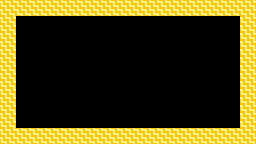

A level layout from a 2D game, rendered from its tile map. Below: a short description, then the map file with its tile-grid data intact:
An orthogonal 16x9 tile map with 16x16 px tiles, 1 tile layer (Tiles).

<map version="1.5" tiledversion="1.7.2" orientation="orthogonal" renderorder="right-down" width="16" height="9" tilewidth="16" tileheight="16" infinite="0" nextlayerid="2" nextobjectid="1">
 <properties>
  <property name="collidable" type="bool" value="true" />
 </properties>
 <tileset firstgid="1" name="tiles" tilewidth="16" tileheight="16" tilecount="1200" columns="30">
  <image source="tiles.png" width="480" height="640" />
 </tileset>
 <layer id="1" name="Tiles" width="16" height="9">
  <data encoding="csv">
61,61,61,61,61,61,61,61,61,61,61,61,61,61,61,61,
61,0,0,0,0,0,0,0,0,0,0,0,0,0,0,61,
61,0,0,0,0,0,0,0,0,0,0,0,0,0,0,61,
61,0,0,0,0,0,0,0,0,0,0,0,0,0,0,61,
61,0,0,0,0,0,0,0,0,0,0,0,0,0,0,61,
61,0,0,0,0,0,0,0,0,0,0,0,0,0,0,61,
61,0,0,0,0,0,0,0,0,0,0,0,0,0,0,61,
61,0,0,0,0,0,0,0,0,0,0,0,0,0,0,61,
61,61,61,61,61,61,61,61,61,61,61,61,61,61,61,61
</data>
 </layer>
</map>
